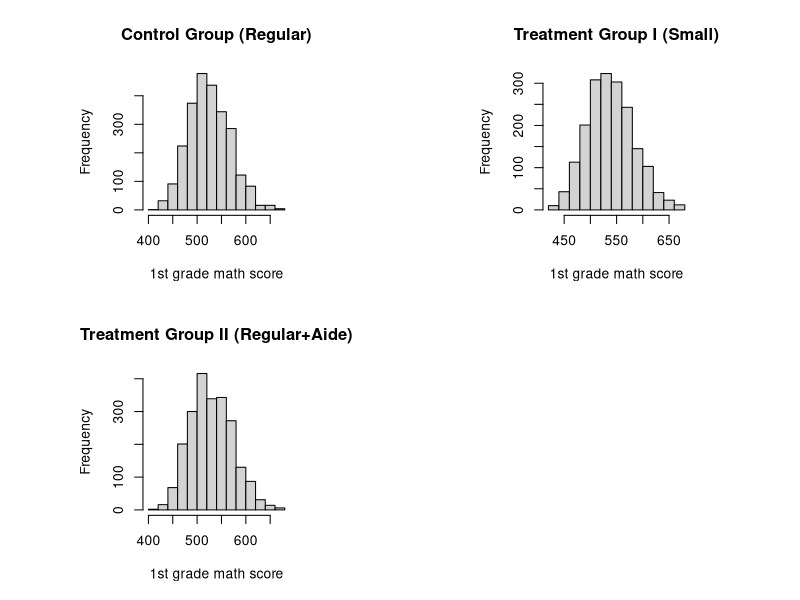
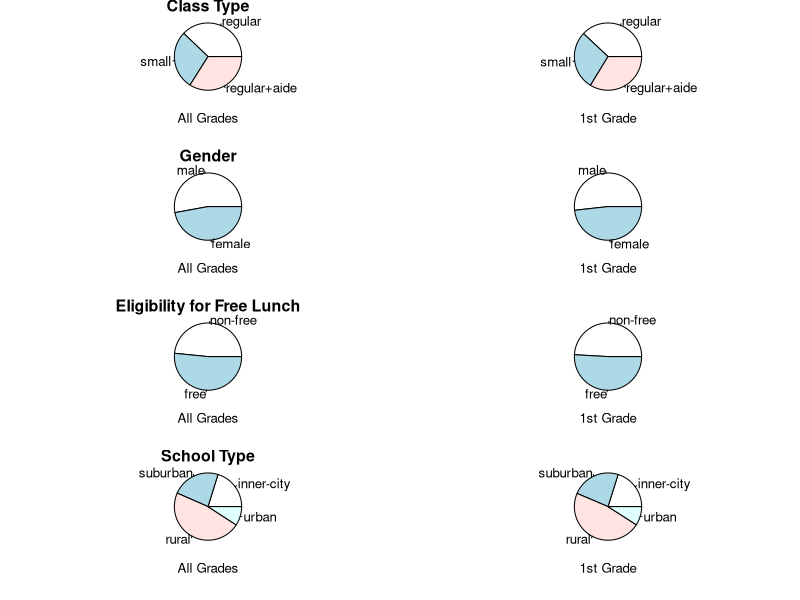
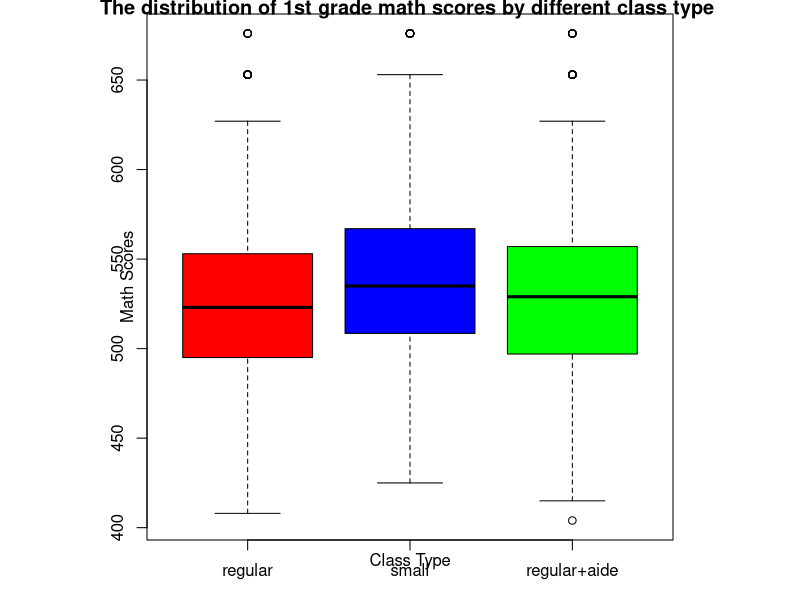
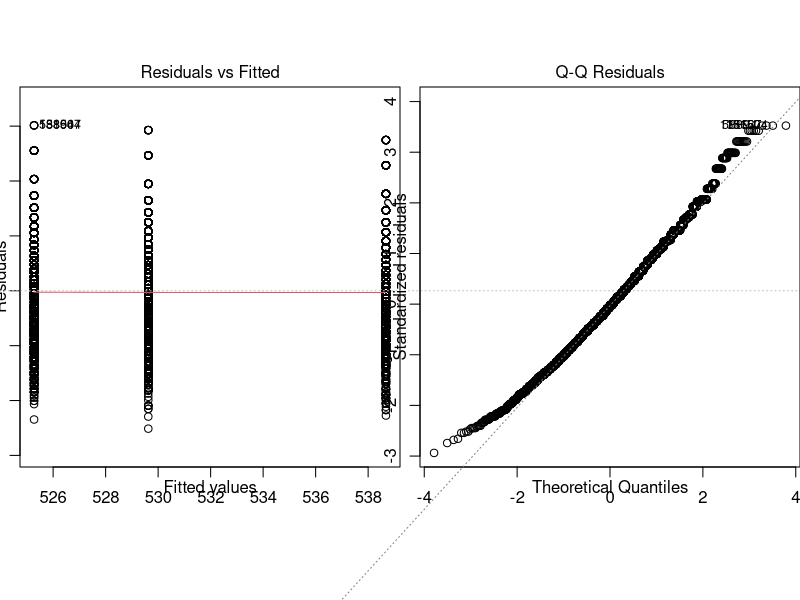
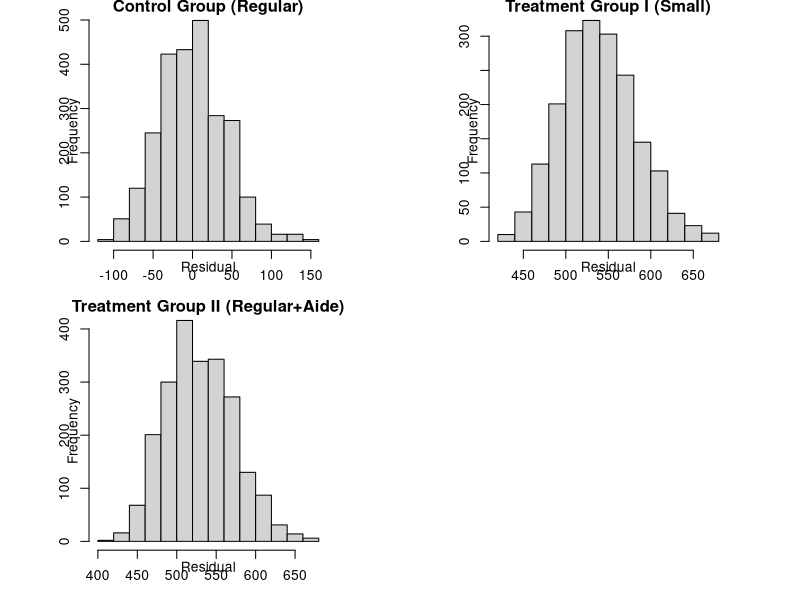

Source code (R) for these figures, in order:
## ---- chunk 1
knitr::opts_chunk$set(echo = FALSE)
## ---- chunk 2
library(AER)
library(kableExtra)
library(tidyverse)
data("STAR")
## ---- chunk 3
STAR$star1 <- as.factor(STAR$star1)
# create a subset for 1st grade with removing all the NA data in star1 and math1
subset1 <- subset(STAR, (!is.na(STAR$star1))&(!is.na(STAR$math1)))
# create a subset for 1st grade with removing all the NA data in star1 and keep NA in math1
subset1_NA <- subset(STAR, (!is.na(STAR$star1))&(is.na(STAR$math1)))
## ---- chunk 4
par(mfrow=c(2,2), pty="s", xpd = NA)
hist(subset1$math1[subset1$star1=='regular'], main='Control Group (Regular)', xlab='1st grade math score')
hist(subset1$math1[subset1$star1=='small'], main='Treatment Group I (Small)', xlab='1st grade math score')
hist(subset1$math1[subset1$star1=='regular+aide'], main='Treatment Group II (Regular+Aide)', xlab='1st grade math score')
## ---- chunk 5
# par(mfrow=c(2,2), mar = c(4,3.5,1,1.5), mgp=c(1.5,0.5,0), cex = 0.8, pty="s")
par(mfrow=c(4,2), mar = c(3,1,0.7,0), mgp=c(0.5,1,0), cex = 0.8, pty="s") 
pie(table(STAR$star1), xlab='All Grades')
title("Class Type")
pie(table(subset1$star1), xlab='1st Grade')
pie(table(STAR$gender), xlab='All Grades')
title("Gender")
pie(table(subset1$gender), xlab='1st Grade')
pie(table(STAR$lunch1), xlab='All Grades')
title("Eligibility for Free Lunch")
pie(table(subset1$lunch1), xlab='1st Grade')
pie(table(STAR$school1), xlab='All Grades')
title("School Type")
pie(table(subset1$school1), xlab='1st Grade')
## ---- chunk 6
par(mfrow=c(1,1))
boxplot(subset1$math1~subset1$star1, main='The distribution of 1st grade math scores by different class type ',xlab='Class Type', ylab='Math Scores',col=(c('red','blue','green')))
## ---- chunk 7
subset1 %>% group_by("Class Type" = star1) %>% summarise(Count = n(),
                                                         "Min." = min(math1),
                                                         "1st Qu." = quantile(math1, 0.25),
                                          Mean = mean(math1),
                                          Median = median(math1),
                                          "3rd Qu." = quantile(math1, 0.25),
                                          "Max." = max(math1)) %>%
  kable(caption = "Math Scores Summary Statistics") %>%
  kable_styling(full_width = F)
## ---- chunk 8
fm1.anova = aov(math1 ~ star1, data = subset1)
summary(fm1.anova)
## ---- chunk 9
subset1$res.abs = abs(fm1.anova$residuals)
summary(aov(res.abs~star1, data=subset1))
## ---- chunk 10
par(mfrow=c(1,2), pty="s")
plot(fm1.anova, which=1)
plot(fm1.anova, which=2)
## ---- chunk 11
par(mfrow=c(2,2), pty="s", xpd = NA)
hist(fm1.anova$residuals[subset1$star1=='regular'], main='Control Group (Regular)', xlab='Residual')
hist(subset1$math1[subset1$star1=='small'], main='Treatment Group I (Small)', xlab='Residual')
hist(subset1$math1[subset1$star1=='regular+aide'], main='Treatment Group II (Regular+Aide)', xlab='Residual')
## ---- chunk 12
alpha = 0.01
m = 3 # number of pairwise differences
B.stat = qt(1-alpha/(2*m), fm1.anova$df.residual)
T.stat = qtukey(1-alpha, length(fm1.anova$coefficients), fm1.anova$df.residual)
S.stat = sqrt(length(fm1.anova$coefficients)-1)*qf(1-alpha,length(fm1.anova$coefficients)-1, fm1.anova$df.residual)
table.stats=matrix(0,1,3);
table.stats[1,]=c(B.stat,T.stat,S.stat);
colnames(table.stats)=c('Bonferroni', 'Tukey', 'Scheffe')

table.stats %>%
  kable() %>%
  kable_styling(full_width = F)
## ---- chunk 13
fm1 <- lm(math1 ~ star1, data = subset1)
u1 <- fm1.anova$coefficients[1]
u2 <- fm1.anova$coefficients[1] + fm1.anova$coefficients[2]
u3 <- fm1.anova$coefficients[1] + fm1.anova$coefficients[3]

n1 = length(subset1$math1[subset1$star1=='regular'])
n2 = length(subset1$math1[subset1$star1=='small'])
n3 = length(subset1$math1[subset1$star1=='regular+aide'])

sd1 = summary(fm1.anova)$sig*sqrt(1/n1)
sd2 = summary(fm1.anova)$sig*sqrt(1/n2)
sd3 = summary(fm1.anova)$sig*sqrt(1/n3)

D12 = fm1.anova$coefficients[2]
sd12 = summary(fm1)$sig*sqrt(1/n1 + 1/n2)

D13 = fm1.anova$coefficients[3]
sd13 = summary(fm1)$sig*sqrt(1/n1 + 1/n3)

# Bonferroni CI
BCI=matrix(0,2,2)
BCI[1,] = c(D12 - B.stat*sd12, D12 + B.stat*sd12) # 99% Bonferroni Correction CI of diff between regular and small
BCI[2,] = c(D13 - B.stat*sd13, D13 + B.stat*sd13) # 99% Bonferroni Correction CI of diff between regular and aide
rownames(BCI) = c("Regular vs Small", "Regular vs Aide")
colnames(BCI) = c("Lower", "Upper")

BCI %>%
  kable() %>%
  kable_styling(full_width = F)
## ---- chunk 14
sessionInfo()
